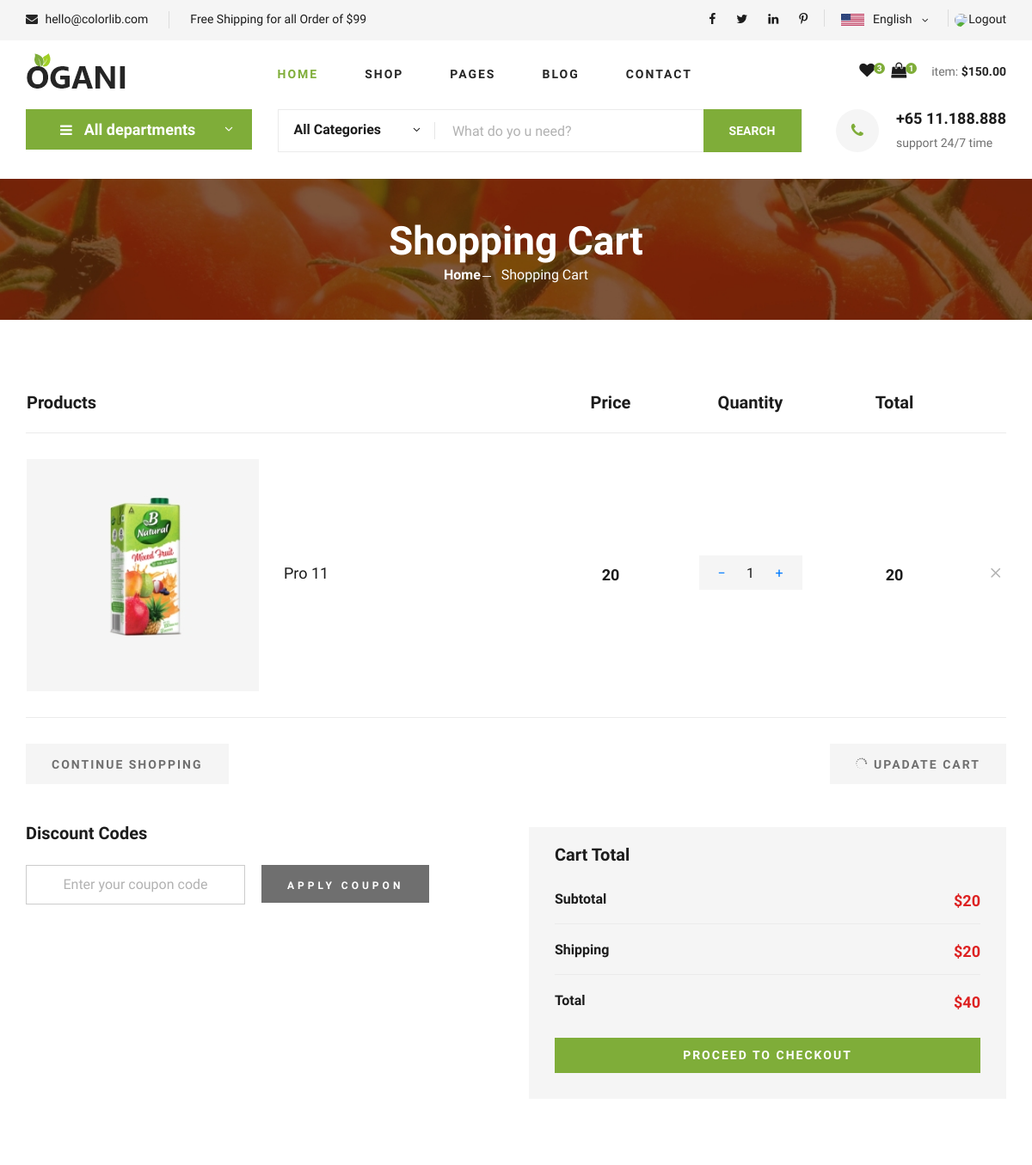
Before: /shoping_cart (signed in, upper part) with the older database file.
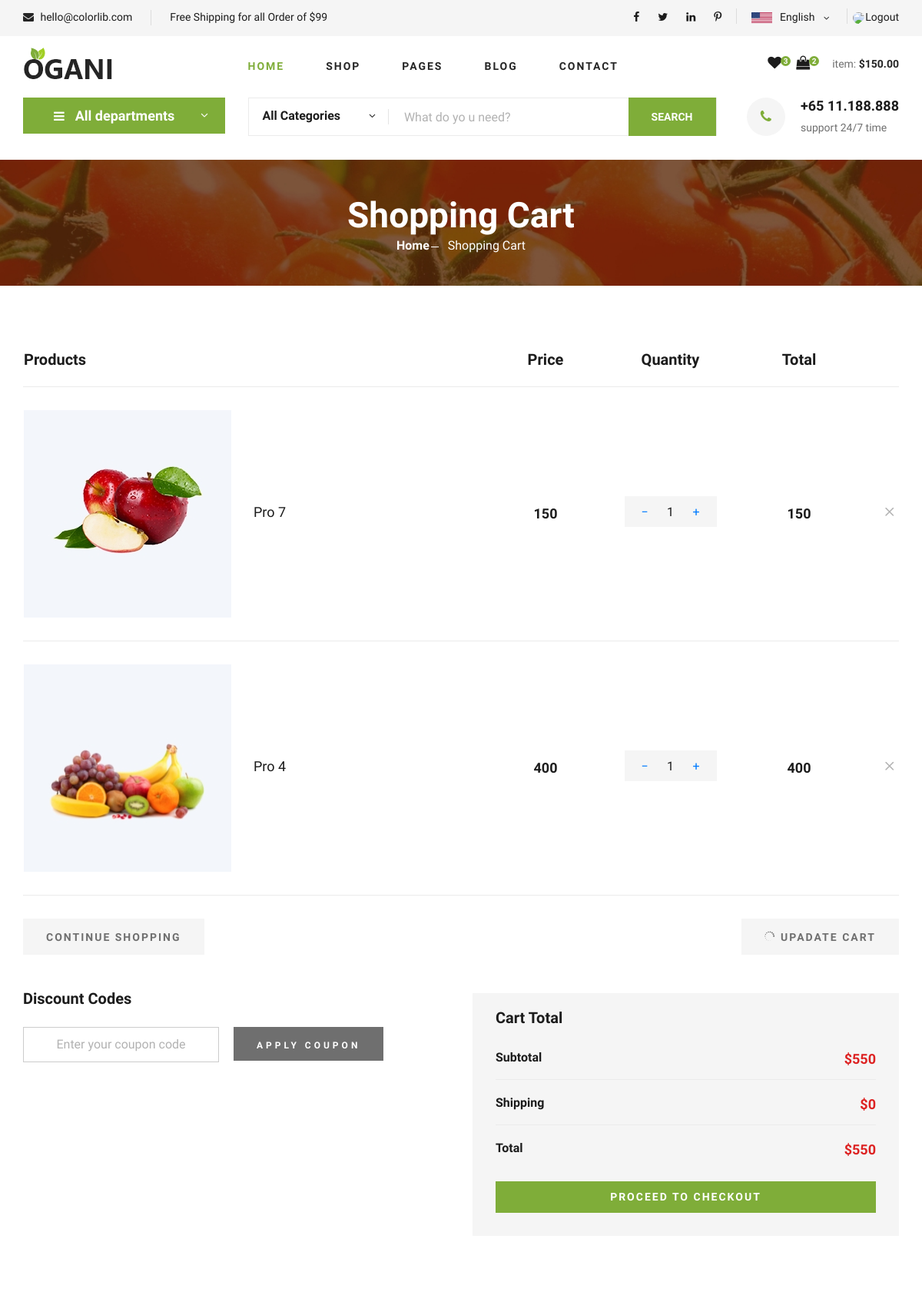
After: the same page with the newer database file.
### myapp/models.py (models this page shows, shortened)
class cart(models.Model):
    user=models.ForeignKey(user,on_delete=models.CASCADE)
    product=models.ForeignKey(product,on_delete=models.CASCADE)
    qty=models.IntegerField(default=1)
    total_price=models.IntegerField(default=1)
    added_at=models.DateTimeField(auto_now_add=True)

class product(models.Model):
    name=models.CharField(max_length=100)
    price = models.IntegerField()
    image=models.ImageField(upload_to="image")
    category=models.ForeignKey(category,on_delete=models.CASCADE,blank=True,null=True)

### myapp/views.py (the view)
# urls.py: path('shoping_cart', views.shoping_cart, name='shoping_cart'),
def shoping_cart(request):
    if 'username' not in request.session:
        return redirect('login')
    uid=user.objects.get(username=request.session['username'])
    wid_count=wishlist.objects.filter(user=uid).count()
    cid_count=cart.objects.filter(user=uid).count()
    shop_items = cart.objects.filter(user=uid).select_related('product')
    l1=[i.total_price for i in shop_items]
    sub_total=sum(l1)
    if sub_total == 0:
        shipping=0
    elif sub_total > 99:
        shipping=0
    else:
        shipping=20
    total=sub_total+shipping
    cid=category.objects.all().order_by("-id")
    contaxt={
            "cid":cid,
            "shop_items": shop_items,
            "sub_total": sub_total,
            "shipping": shipping,
            "total": total,
            "wid_count": wid_count,
            "cid_count": cid_count,
        }
    return render(request,"shoping_cart.html", contaxt)

### myapp/templates/shoping_cart.html (shortened to what this page needs)
{% load static %}
<!DOCTYPE html>
<html lang="zxx">
<head>
    <link rel="stylesheet" href="{% static 'css/bootstrap.min.css' %}" type="text/css">
    <link rel="stylesheet" href="{% static 'css/font-awesome.min.css' %}" type="text/css">
    <link rel="stylesheet" href="{% static 'css/elegant-icons.css' %}" type="text/css">
    <link rel="stylesheet" href="{% static 'css/nice-select.css' %}" type="text/css">
    <link rel="stylesheet" href="{% static 'css/jquery-ui.min.css' %}" type="text/css">
    <link rel="stylesheet" href="{% static 'css/owl.carousel.min.css' %}" type="text/css">
    <link rel="stylesheet" href="{% static 'css/slicknav.min.css' %}" type="text/css">
    <link rel="stylesheet" href="{% static 'css/style.css' %}" type="text/css">
</head>
<body>
    <header class="header">
        <div class="header__top">
            <div class="container">
                <div class="row">
                    <div class="col-lg-6">
                        <div class="header__top__left">
                            <ul>
                                <li><i class="fa fa-envelope"></i> hello@colorlib.com</li>
                                <li>Free Shipping for all Order of $99</li>
                            </ul>
                        </div>
                    </div>
                    <div class="col-lg-6">
                        <div class="header__top__right">
                            <div class="header__top__right__social">
                                <a href="#"><i class="fa fa-facebook"></i></a>
                                <a href="#"><i class="fa fa-twitter"></i></a>
                                <a href="#"><i class="fa fa-linkedin"></i></a>
                                <a href="#"><i class="fa fa-pinterest-p"></i></a>
                            </div>
                            <div class="header__top__right__language">
                                <img src="{% static 'img/language.png' %}" alt="">
                                <div>English</div>
                                <span class="arrow_carrot-down"></span>
                            </div>
                            <div class="header__top__right__auth">
                                <a href="{% url 'profile' %}" title="View Profile">
                                    <img src="{{ uid.image.url }}" alt="User" class="profile-icon">
                                </a>
                                <a href="{% url 'logout' %}">Logout</a>
                            </div>
                        </div>
                    </div>
                </div>
            </div>
        </div>
        <div class="container">
            <div class="row">
                <div class="col-lg-3">
                    <div class="header__logo">
                        <a href="{% url 'index' %}"><img src="{% static 'img/logo.png' %}" alt=""></a>
                    </div>
                </div>
                <div class="col-lg-6">
                    <nav class="header__menu">
                        <ul>
                            <li class="active"><a href="{% url 'index' %}">Home</a></li>
                            <li><a href="{% url 'shop_grid' %}">Shop</a></li>
                            <li><a href="#">Pages</a>
                            </li>
                            <li><a href="{% url 'blog' %}">Blog</a></li>
                            <li><a href="{% url 'contact' %}">Contact</a></li>
                        </ul>
                    </nav>
                </div>
                <div class="col-lg-3">
                    <div class="header__cart">
                        <ul>
                            <li><a href="{% url 'wishlists' %}"><i class="fa fa-heart"></i> <span>{{wid_count}}</span></a></li>
                            <li><a href="{% url 'shoping_cart' %}"><i class="fa fa-shopping-bag"></i> <span>{{cid_count}}</span></a></li>
                        </ul>
                        <div class="header__cart__price">item: <span>$150.00</span></div>
                    </div>
                </div>
            </div>
        </div>
    </header>
    <section class="hero hero-normal">
        <div class="container">
            <div class="row">
                <div class="col-lg-3">
                    <div class="hero__categories">
                        <div class="hero__categories__all">
                            <i class="fa fa-bars"></i>
                            <span>All departments</span>
                        </div>
                    </div>
                </div>
                <div class="col-lg-9">
                    <div class="hero__search">
                        <div class="hero__search__form">
                            <form action="#">
                                <div class="hero__search__categories">
                                    All Categories
                                    <span class="arrow_carrot-down"></span>
                                </div>
                                <input type="text" placeholder="What do yo u need?">
                                <button type="submit" class="site-btn">SEARCH</button>
                            </form>
                        </div>
                        <div class="hero__search__phone">
                            <div class="hero__search__phone__icon">
                                <i class="fa fa-phone"></i>
                            </div>
                            <div class="hero__search__phone__text">
                                <h5>+65 11.188.888</h5>
                                <span>support 24/7 time</span>
                            </div>
                        </div>
                    </div>
                </div>
            </div>
        </div>
    </section>
    <section class="breadcrumb-section set-bg" data-setbg="{% static 'img/breadcrumb.jpg' %}">
        <div class="container">
            <div class="row">
                <div class="col-lg-12 text-center">
                    <div class="breadcrumb__text">
                        <h2>Shopping Cart</h2>
                        <div class="breadcrumb__option">
                            <a href="{% url 'index' %}">Home</a>
                            <span>Shopping Cart</span>
                        </div>
                    </div>
                </div>
            </div>
        </div>
    </section>
    <section class="shoping-cart spad">
        <div class="container">
            <div class="row">
                <div class="col-lg-12">
                    <div class="shoping__cart__table">
                        <table>
                            <thead>
                                <tr>
                                    <th class="shoping__product">Products</th>
                                    <th>Price</th>
                                    <th>Quantity</th>
                                    <th>Total</th>
                                    <th></th>
                                </tr>
                            </thead>
                            <tbody>
                                {% for item in shop_items %}
                                <tr>
                                    <td class="shoping__cart__item">
                                        <img src="{{item.product.image}}" alt="">
                                        <h5>{{ item.product.name }}</h5>
                                    </td>
                                    <td class="shoping__cart__price">
                                        {{ item.product.price }}
                                    </td>
                                    <td class="shoping__cart__quantity">
                                        <div class="quantity">
                                            <div class="pro-qty">
                                                <a href="{% url 'cart_minus' item.id %}" class="qty-btn">−</a>
                                                <input type="text" value="{{ item.qty }}" class="qty-input" readonly>
                                                <a href="{% url 'cart_plus' item.id %}" class="qty-btn">+</a>
                                            </div>
                                        </div>
                                    </td>
                                    <td class="shoping__cart__total">
                                        {{item.total_price}}
                                    </td>
                                    <td class="shoping__cart__item__close">
                                        <a href="{% url 'add_cart' item.product.id %}">
                                        <span class="icon_close"></span>
                                        </a>
                                    </td>
                                </tr>
                                {% empty %}
                                <tr>
                                    <td colspan="3" style="text-align: center;">Your cart is empty.</td>
                                </tr>
                                {% endfor %}
                            </tbody>
                        </table>
                    </div>
                </div>
            </div>
            <div class="row">
                <div class="col-lg-12">
                    <div class="shoping__cart__btns">
                        <a href="#" class="primary-btn cart-btn">CONTINUE SHOPPING</a>
                        <a href="#" class="primary-btn cart-btn cart-btn-right"><span class="icon_loading"></span>
                            Upadate Cart</a>
                    </div>
                </div>
                <div class="col-lg-6">
                    <div class="shoping__continue">
                        <div class="shoping__discount">
                            <h5>Discount Codes</h5>
                            <form action="#">
                                <input type="text" placeholder="Enter your coupon code">
                                <button type="submit" class="site-btn">APPLY COUPON</button>
                            </form>
                        </div>
                    </div>
                </div>
                <div class="col-lg-6">
                    <div class="shoping__checkout">
                        <h5>Cart Total</h5>
                        <ul>
                            <li>Subtotal <span>${{sub_total}}</span></li>
                            <li>Shipping <span>${{shipping}}</span></li>
                            <li>Total <span>${{total}}</span></li>
                        </ul>
                        <a href="{% url 'checkout' %}" class="primary-btn">PROCEED TO CHECKOUT</a>
                    </div>
                </div>
            </div>
        </div>
    </section>
</body>
</html>

### myapp/templates/shoping_cart.html (style rules this page uses)
.profile-icon { width: 15px; height: 15px; border-radius: 50%; right: 10.2%; top: 35%; position: absolute; }

Changed rows visible on the page:
removed cart: product.image (picture), product.name "Pro 11", product.price "20", qty "1", total_price "20"
added cart: product.image (picture), product.name "Pro 7", product.price "150", qty "1", total_price "150"
added cart: product.image (picture), product.name "Pro 4", product.price "400", qty "1", total_price "400"
Other visible differences:
{{ cid_count }}: "1" → "2"
{{ sub_total }}: "20" → "550"
{{ shipping }}: "20" → "0"
{{ total }}: "40" → "550"
